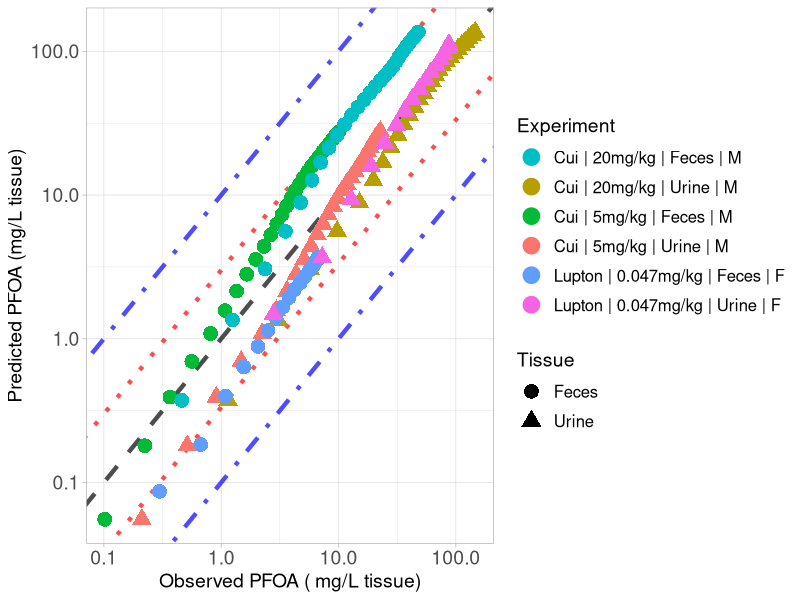

Recreate this plot in R.
library(ggplot2)

#setwd("C:/Users/ptsir/Documents/GitHub/PFAS_PBK_models/PFOA inhalation Rat/Validation/Validation_results")
setwd("C:/Users/Ioannis/Documents/GitHub/PFAS_PBK_models/PFOA inhalation Rat/Validation/Validation_Scenario15")

# Load Results 

# Results from Cui
Cui_2010_Excreta_results <- read.csv("Cui_2010_Excreta_results.csv", header = T)

Cui_Urine_M_5 <- Cui_2010_Excreta_results[Cui_2010_Excreta_results$Dose == 5 & 
                                            Cui_2010_Excreta_results$Tissue  == "Urine" &
                                            Cui_2010_Excreta_results$Sex == "M", ]
Cui_Urine_M_5$Experiment <- "Cui | 5mg/kg | Urine | M"


Cui_Urine_M_20 <- Cui_2010_Excreta_results[Cui_2010_Excreta_results$Dose == 20 & 
                                            Cui_2010_Excreta_results$Tissue  == "Urine" &
                                            Cui_2010_Excreta_results$Sex == "M", ]
Cui_Urine_M_20$Experiment <- "Cui | 20mg/kg | Urine | M"



Cui_Feces_M_5 <- Cui_2010_Excreta_results[Cui_2010_Excreta_results$Dose == 5 & 
                                            Cui_2010_Excreta_results$Tissue  == "Feces" &
                                            Cui_2010_Excreta_results$Sex == "M", ]
Cui_Feces_M_5$Experiment <- "Cui | 5mg/kg | Feces | M"


Cui_Feces_M_20 <- Cui_2010_Excreta_results[Cui_2010_Excreta_results$Dose == 20 & 
                                            Cui_2010_Excreta_results$Tissue  == "Feces" &
                                            Cui_2010_Excreta_results$Sex == "M", ]
Cui_Feces_M_20$Experiment <- "Cui | 20mg/kg | Feces | M"


#Results from Lupton 2020

Lupton_2020_Excreta_results <- read.csv("Lupton_2020_excreta_results.csv", header = T, colClasses = c("sex" = "character"))


Lupton_Feces_F <- Lupton_2020_Excreta_results[Lupton_2020_Excreta_results$Dose == 0.047 & 
                                              Lupton_2020_Excreta_results$Tissue  == "Feces" &
                                              Lupton_2020_Excreta_results$sex == "F", ]
Lupton_Feces_F$Experiment <- "Lupton | 0.047mg/kg | Feces | F"


Lupton_Urine_F <- Lupton_2020_Excreta_results[Lupton_2020_Excreta_results$Dose == 0.047 & 
                                              Lupton_2020_Excreta_results$Tissue  == "Urine" &
                                              Lupton_2020_Excreta_results$sex == "F", ]
Lupton_Urine_F$Experiment <- "Lupton | 0.047mg/kg | Urine | F"


Experiment <- scales::hue_pal()(6)

names(Experiment) <- unique(c( Cui_Urine_M_5$Experiment, Cui_Urine_M_20$Experiment,
                               Cui_Feces_M_5$Experiment, Cui_Feces_M_20$Experiment,
                               Lupton_Feces_F$Experiment, Lupton_Urine_F$Experiment))



scatter_plot <- ggplot()+
  geom_abline(intercept = log10(1), slope = 1, linetype = "dashed", color = "black", linewidth = 1.5, alpha = 0.7) +  # Identity line in log10 scale
  geom_abline(intercept = log10(3), slope = 1, linetype = "dotted", color = "red", linewidth = 1.5, alpha = 0.7) +  # +3-fold error line
  geom_abline(intercept = log10(1/3), slope = 1, linetype = "dotted", color = "red", linewidth = 1.5, alpha = 0.7) +  # -3-fold error line
  geom_abline(intercept = log10(10), slope = 1, linetype = "dotdash", color = "blue", linewidth = 1.5, alpha = 0.7) +  # +10-fold error line
  geom_abline(intercept = log10(1/10), slope = 1, linetype = "dotdash", color = "blue", linewidth = 1.5, alpha = 0.7) +  # -10-fold error line
  geom_point(data = Cui_Urine_M_5, aes(x=Observed, y=Predicted, color = Experiment, shape = Tissue), size=4, stroke = 1.5)+
  geom_point(data = Cui_Urine_M_20, aes(x=Observed, y=Predicted, color = Experiment, shape = Tissue), size=4, stroke = 1.5)+
  geom_point(data = Cui_Feces_M_5, aes(x=Observed, y=Predicted, color = Experiment, shape = Tissue), size=4, stroke = 1.5)+
  geom_point(data = Cui_Feces_M_20, aes(x=Observed, y=Predicted, color = Experiment, shape = Tissue), size=4, stroke = 1.5)+
  geom_point(data = Lupton_Feces_F, aes(x=Observed, y=Predicted, color = Experiment, shape = Tissue), size=4, stroke = 1.5)+
  geom_point(data = Lupton_Urine_F, aes(x=Observed, y=Predicted, color = Experiment, shape = Tissue), size=4, stroke = 1.5)+
  scale_y_log10()+
  scale_x_log10()+
  scale_color_manual(values = Experiment)+
  theme(legend.spacing.y = unit(1, 'cm')) +
  guides(fill = guide_legend(byrow = TRUE))+
  theme_light()+
  labs(y = "Predicted PFOA (mg/L tissue)",
       x = "Observed PFOA ( mg/L tissue)")+
  theme(plot.title = element_text(hjust = 0.5),
        legend.key.size = unit(0.75, 'cm'),  
        legend.title = element_text(size=14),
        legend.text = element_text(size=12,  hjust = 0),
        axis.text = element_text(size = 14),
        axis.title = element_text(size = 14),
        )

#print(scatter_plot)

ggsave("validation_plot_PFOA_excreta.png", scatter_plot, width = 11, height = 7, units = "in", dpi = 300)
